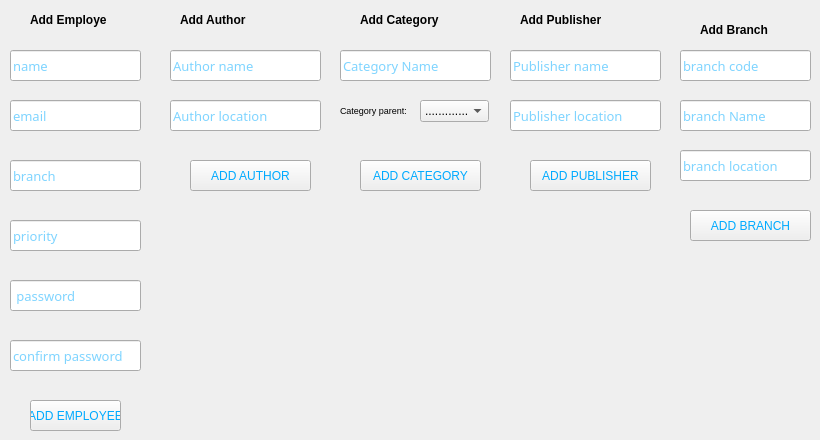
    <widget class="QWidget" name="tab_4">
     <attribute name="title">
      <string>Page 3</string>
     </attribute>
     <widget class="QLineEdit" name="lineEdit_7">
      <property name="geometry">
       <rect>
        <x>510</x>
        <y>50</y>
        <width>151</width>
        <height>31</height>
       </rect>
      </property>
      <property name="font">
       <font>
        <family>Microsoft YaHei Light</family>
        <pointsize>10</pointsize>
       </font>
      </property>
      <property name="styleSheet">
       <string notr="true">color: rgb(0, 170, 255);

</string>
      </property>
      <property name="placeholderText">
       <string>Publisher name</string>
      </property>
     </widget>
     <widget class="QLineEdit" name="lineEdit_9">
      <property name="geometry">
       <rect>
        <x>510</x>
        <y>100</y>
        <width>151</width>
        <height>31</height>
       </rect>
      </property>
      <property name="font">
       <font>
        <family>Microsoft YaHei Light</family>
        <pointsize>10</pointsize>
       </font>
      </property>
      <property name="styleSheet">
       <string notr="true">color: rgb(0, 170, 255);

</string>
      </property>
      <property name="placeholderText">
       <string>Publisher location</string>
      </property>
     </widget>
     <widget class="QLabel" name="label_33">
      <property name="geometry">
       <rect>
        <x>520</x>
        <y>10</y>
        <width>91</width>
        <height>20</height>
       </rect>
      </property>
      <property name="font">
       <font>
        <family>MS Shell Dlg 2</family>
        <pointsize>9</pointsize>
        <weight>75</weight>
        <bold>true</bold>
       </font>
      </property>
      <property name="styleSheet">
       <string notr="true">color: rgb(0, 0, 0);</string>
      </property>
      <property name="text">
       <string>Add Publisher</string>
      </property>
     </widget>
     <widget class="QLabel" name="label_34">
      <property name="geometry">
       <rect>
        <x>180</x>
        <y>10</y>
        <width>111</width>
        <height>20</height>
       </rect>
      </property>
      <property name="font">
       <font>
        <family>MS Shell Dlg 2</family>
        <pointsize>9</pointsize>
        <weight>75</weight>
        <bold>true</bold>
       </font>
      </property>
      <property name="styleSheet">
       <string notr="true">color: rgb(0, 0, 0);</string>
      </property>
      <property name="text">
       <string>Add Author</string>
      </property>
     </widget>
     <widget class="QLabel" name="label_35">
      <property name="geometry">
       <rect>
        <x>360</x>
        <y>10</y>
        <width>101</width>
        <height>20</height>
       </rect>
      </property>
      <property name="font">
       <font>
        <family>MS Shell Dlg 2</family>
        <pointsize>9</pointsize>
        <weight>75</weight>
        <bold>true</bold>
       </font>
      </property>
      <property name="styleSheet">
       <string notr="true">
color: rgb(0, 0, 0);</string>
      </property>
      <property name="text">
       <string>Add Category</string>
      </property>
     </widget>
     <widget class="QLineEdit" name="lineEdit_11">
      <property name="geometry">
       <rect>
        <x>170</x>
        <y>100</y>
        <width>151</width>
        <height>31</height>
       </rect>
      </property>
      <property name="font">
       <font>
        <family>Microsoft YaHei Light</family>
        <pointsize>10</pointsize>
       </font>
      </property>
      <property name="styleSheet">
       <string notr="true">color: rgb(0, 170, 255);

</string>
      </property>
      <property name="placeholderText">
       <string>Author location</string>
      </property>
     </widget>
     <widget class="QLineEdit" name="lineEdit_28">
      <property name="geometry">
       <rect>
        <x>340</x>
        <y>50</y>
        <width>151</width>
        <height>31</height>
       </rect>
      </property>
      <property name="font">
       <font>
        <family>Microsoft YaHei Light</family>
        <pointsize>10</pointsize>
       </font>
      </property>
      <property name="styleSheet">
       <string notr="true">color: rgb(0, 170, 255);

</string>
      </property>
      <property name="placeholderText">
       <string>Category Name</string>
      </property>
     </widget>
     <widget class="QComboBox" name="comboBox_17">
      <property name="geometry">
       <rect>
        <x>420</x>
        <y>100</y>
        <width>69</width>
        <height>22</height>
       </rect>
      </property>
      <item>
       <property name="text">
        <string>................</string>
       </property>
      </item>
     </widget>
     <widget class="QLabel" name="label_36">
      <property name="geometry">
       <rect>
        <x>340</x>
        <y>100</y>
        <width>91</width>
        <height>20</height>
       </rect>
      </property>
      <property name="font">
       <font>
        <family>MS Shell Dlg 2</family>
        <pointsize>7</pointsize>
        <weight>50</weight>
        <bold>false</bold>
       </font>
      </property>
      <property name="styleSheet">
       <string notr="true">color: rgb(0, 0, 0);</string>
      </property>
      <property name="text">
       <string>Category parent:</string>
      </property>
     </widget>
     <widget class="QPushButton" name="pushButton_25">
      <property name="geometry">
       <rect>
        <x>360</x>
        <y>160</y>
        <width>121</width>
        <height>31</height>
       </rect>
      </property>
      <property name="styleSheet">
       <string notr="true">color: rgb(0, 170, 255);

</string>
      </property>
      <property name="text">
       <string>ADD CATEGORY</string>
      </property>
     </widget>
     <widget class="QPushButton" name="pushButton_26">
      <property name="geometry">
       <rect>
        <x>190</x>
        <y>160</y>
        <width>121</width>
        <height>31</height>
       </rect>
      </property>
      <property name="styleSheet">
       <string notr="true">color: rgb(0, 170, 255);

</string>
      </property>
      <property name="text">
       <string>ADD AUTHOR</string>
      </property>
     </widget>
     <widget class="QPushButton" name="pushButton_27">
      <property name="geometry">
       <rect>
        <x>530</x>
        <y>160</y>
        <width>121</width>
        <height>31</height>
       </rect>
      </property>
      <property name="styleSheet">
       <string notr="true">color: rgb(0, 170, 255);

</string>
      </property>
      <property name="text">
       <string>ADD PUBLISHER</string>
      </property>
     </widget>
     <widget class="QLabel" name="label_37">
      <property name="geometry">
       <rect>
        <x>700</x>
        <y>20</y>
        <width>91</width>
        <height>20</height>
       </rect>
      </property>
      <property name="font">
       <font>
        <family>MS Shell Dlg 2</family>
        <pointsize>9</pointsize>
        <weight>75</weight>
        <bold>true</bold>
       </font>
      </property>
      <property name="styleSheet">
       <string notr="true">color: rgb(0, 0, 0);</string>
      </property>
      <property name="text">
       <string>Add Branch</string>
      </property>
     </widget>
     <widget class="QLineEdit" name="lineEdit_29">
      <property name="geometry">
       <rect>
        <x>680</x>
        <y>150</y>
        <width>131</width>
        <height>31</height>
       </rect>
      </property>
      <property name="font">
       <font>
        <family>Microsoft YaHei Light</family>
        <pointsize>10</pointsize>
       </font>
      </property>
      <property name="styleSheet">
       <string notr="true">color: rgb(0, 170, 255);

</string>
      </property>
      <property name="placeholderText">
       <string>branch location</string>
      </property>
     </widget>
     <widget class="QLineEdit" name="lineEdit_30">
      <property name="geometry">
       <rect>
        <x>680</x>
        <y>50</y>
        <width>131</width>
        <height>31</height>
       </rect>
      </property>
      <property name="font">
       <font>
        <family>Microsoft YaHei Light</family>
        <pointsize>10</pointsize>
       </font>
      </property>
      <property name="styleSheet">
       <string notr="true">color: rgb(0, 170, 255);

</string>
      </property>
      <property name="placeholderText">
       <string>branch code</string>
      </property>
     </widget>
     <widget class="QLineEdit" name="lineEdit_31">
      <property name="geometry">
       <rect>
        <x>680</x>
        <y>100</y>
        <width>131</width>
        <height>31</height>
       </rect>
      </property>
      <property name="font">
       <font>
        <family>Microsoft YaHei Light</family>
        <pointsize>10</pointsize>
       </font>
      </property>
      <property name="styleSheet">
       <string notr="true">color: rgb(0, 170, 255);

</string>
      </property>
      <property name="placeholderText">
       <string>branch Name</string>
      </property>
     </widget>
     <widget class="QPushButton" name="pushButton_28">
      <property name="geometry">
       <rect>
        <x>690</x>
        <y>210</y>
        <width>121</width>
        <height>31</height>
       </rect>
      </property>
      <property name="styleSheet">
       <string notr="true">color: rgb(0, 170, 255);

</string>
      </property>
      <property name="text">
       <string>ADD BRANCH</string>
      </property>
     </widget>
     <widget class="QLineEdit" name="lineEdit_25">
      <property name="geometry">
       <rect>
        <x>170</x>
        <y>50</y>
        <width>151</width>
        <height>31</height>
       </rect>
      </property>
      <property name="font">
       <font>
        <family>Microsoft YaHei Light</family>
        <pointsize>10</pointsize>
       </font>
      </property>
      <property name="styleSheet">
       <string notr="true">color: rgb(0, 170, 255);

</string>
      </property>
      <property name="placeholderText">
       <string>Author name</string>
      </property>
     </widget>
     <widget class="QLabel" name="label_69">
      <property name="geometry">
       <rect>
        <x>30</x>
        <y>10</y>
        <width>91</width>
        <height>20</height>
       </rect>
      </property>
      <property name="font">
       <font>
        <family>MS Shell Dlg 2</family>
        <pointsize>9</pointsize>
        <weight>75</weight>
        <bold>true</bold>
       </font>
      </property>
      <property name="styleSheet">
       <string notr="true">color: rgb(0, 0, 0);</string>
      </property>
      <property name="text">
       <string>Add Employe </string>
      </property>
     </widget>
     <widget class="QLineEdit" name="lineEdit_58">
      <property name="geometry">
       <rect>
        <x>10</x>
        <y>50</y>
        <width>131</width>
        <height>31</height>
       </rect>
      </property>
      <property name="font">
       <font>
        <family>Microsoft YaHei Light</family>
        <pointsize>10</pointsize>
       </font>
      </property>
      <property name="layoutDirection">
       <enum>Qt::RightToLeft</enum>
      </property>
      <property name="styleSheet">
       <string notr="true">color: rgb(0, 170, 255);


</string>
      </property>
      <property name="placeholderText">
       <string>name</string>
      </property>
     </widget>
     <widget class="QLineEdit" name="lineEdit_59">
      <property name="geometry">
       <rect>
        <x>10</x>
        <y>100</y>
        <width>131</width>
        <height>31</height>
       </rect>
      </property>
      <property name="font">
       <font>
        <family>Microsoft YaHei Light</family>
        <pointsize>10</pointsize>
       </font>
      </property>
      <property name="styleSheet">
       <string notr="true">color: rgb(0, 170, 255);

</string>
      </property>
      <property name="placeholderText">
       <string>email</string>
      </property>
     </widget>
     <widget class="QLineEdit" name="lineEdit_60">
      <property name="geometry">
       <rect>
        <x>10</x>
        <y>160</y>
        <width>131</width>
        <height>31</height>
       </rect>
      </property>
      <property name="font">
       <font>
        <family>Microsoft YaHei Light</family>
        <pointsize>10</pointsize>
       </font>
      </property>
      <property name="styleSheet">
       <string notr="true">color: rgb(0, 170, 255);

</string>
      </property>
      <property name="placeholderText">
       <string>branch</string>
      </property>
     </widget>
     <widget class="QLineEdit" name="lineEdit_61">
      <property name="geometry">
       <rect>
        <x>10</x>
        <y>220</y>
        <width>131</width>
        <height>31</height>
       </rect>
      </property>
      <property name="font">
       <font>
        <family>Microsoft YaHei Light</family>
        <pointsize>10</pointsize>
       </font>
      </property>
      <property name="styleSheet">
       <string notr="true">color: rgb(0, 170, 255);

</string>
      </property>
      <property name="placeholderText">
       <string>priority</string>
      </property>
     </widget>
     <widget class="QLineEdit" name="lineEdit_62">
      <property name="geometry">
       <rect>
        <x>10</x>
        <y>280</y>
        <width>131</width>
        <height>31</height>
       </rect>
      </property>
      <property name="font">
       <font>
        <family>Microsoft YaHei Light</family>
        <pointsize>10</pointsize>
       </font>
      </property>
      <property name="styleSheet">
       <string notr="true">color: rgb(0, 170, 255);

</string>
      </property>
      <property name="placeholderText">
       <string> password</string>
      </property>
     </widget>
     <widget class="QPushButton" name="pushButton_47">
      <property name="geometry">
       <rect>
        <x>30</x>
        <y>400</y>
        <width>91</width>
        <height>31</height>
       </rect>
      </property>
      <property name="styleSheet">
       <string notr="true">color: rgb(0, 170, 255);

</string>
      </property>
      <property name="text">
       <string>ADD EMPLOYEE</string>
      </property>
     </widget>
     <widget class="QLineEdit" name="lineEdit_63">
      <property name="geometry">
       <rect>
        <x>10</x>
        <y>340</y>
        <width>131</width>
        <height>31</height>
       </rect>
      </property>
      <property name="font">
       <font>
        <family>Microsoft YaHei Light</family>
        <pointsize>10</pointsize>
       </font>
      </property>
      <property name="styleSheet">
       <string notr="true">color: rgb(0, 170, 255);
</string>
      </property>
      <property name="placeholderText">
       <string>confirm password</string>
      </property>
     </widget>
    </widget>
